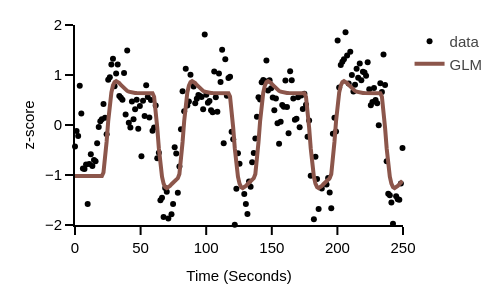

The code cell stored with this chart in its notebook:
### Markdown cell above
# Brouillon

### Code cell
num_vert = max_indices
num_vert_r2 = num_vert

fig = go.Figure()

# data time series
fig.add_trace(go.Scatter(x=np.linspace(0,TRs*TR,glm_pred_data[:,num_vert_r2].shape[0]), 
                         y=bold_glm_data[:,num_vert], 
                         name='data', 
                         mode='markers', 
                         line=dict(color='black'),
                         cliponaxis=False
                         ))

# plot GLM prediction
fig.add_trace(go.Scatter(x=np.linspace(0,TRs*TR,glm_pred_data[:,num_vert_r2].shape[0]), 
                         y=glm_pred_data[:,num_vert_r2], 
                         line=dict(color=color ,width=4), 
                         name='GLM',
                         cliponaxis=False
                        ))

# R2 for glm
fig.add_annotation(text='R<sup>2</sup>={:1.2f}'.format(glm_fit_data[rvalue_idx,num_vert_r2]),  
                    x=198,  
                    y=4,
                    showarrow=False
                   )

# Update axes
fig.update_xaxes(showline=True, 
                 title='Time (Seconds)', 
                 range=[0,250]
                )

fig.update_yaxes(showline=True, 
                 title='z-score', 
                 range=[-2,2] 
                )


fig.update_layout(template=fig_template, 
                  showlegend= True, 
                  height=300, 
                  width=500, 
                  margin_l=75, 
                  margin_r=25, 
                  margin_t=25, 
                  margin_b=75
                 )


time_series_dir = '/Users/uriel/Documents/INT/Presentation/2025/VSS_2025/talk/Material/material/figures/time_series/'
fig.write_image('{}/glm_time_series_{}.pdf'.format(time_series_dir, task))

fig.show()

### Figure 1 — Plotly figure (JSON) as saved in the notebook; plotly's stock layout.template omitted (floating-point values rounded to 4 significant figures; data arrays with more than 128 entries replaced by an {"elided": "..."} marker saying what was removed)
{"data": [{"cliponaxis": false, "line": {"color": "black"}, "mode": "markers", "name": "data", "type": "scatter", "x": {"elided": "208 float values"}, "y": {"elided": "208 float values"}}, {"cliponaxis": false, "line": {"color": "#8C564B", "width": 4}, "name": "GLM", "type": "scatter", "x": {"elided": "208 float values"}, "y": {"elided": "208 float values"}}], "layout": {"annotations": [{"showarrow": false, "text": "R<sup>2</sup>=0.82", "x": 198, "y": 4}], "height": 300, "margin": {"b": 75, "l": 75, "r": 25, "t": 25}, "showlegend": true, "width": 500, "xaxis": {"range": [0, 250], "showline": true, "title": {"text": "Time (Seconds)"}, "type": "linear"}, "yaxis": {"range": [-2, 2], "showline": true, "title": {"text": "z-score"}, "type": "linear"}}}
